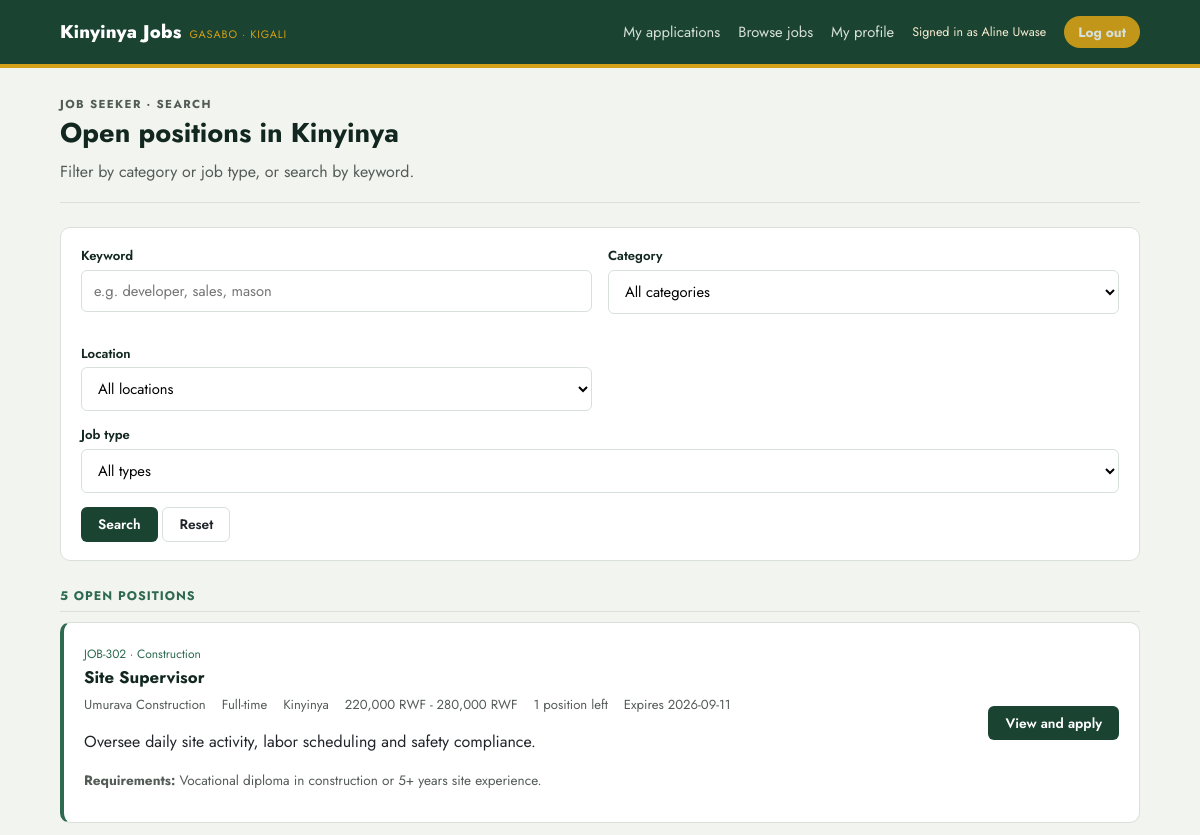
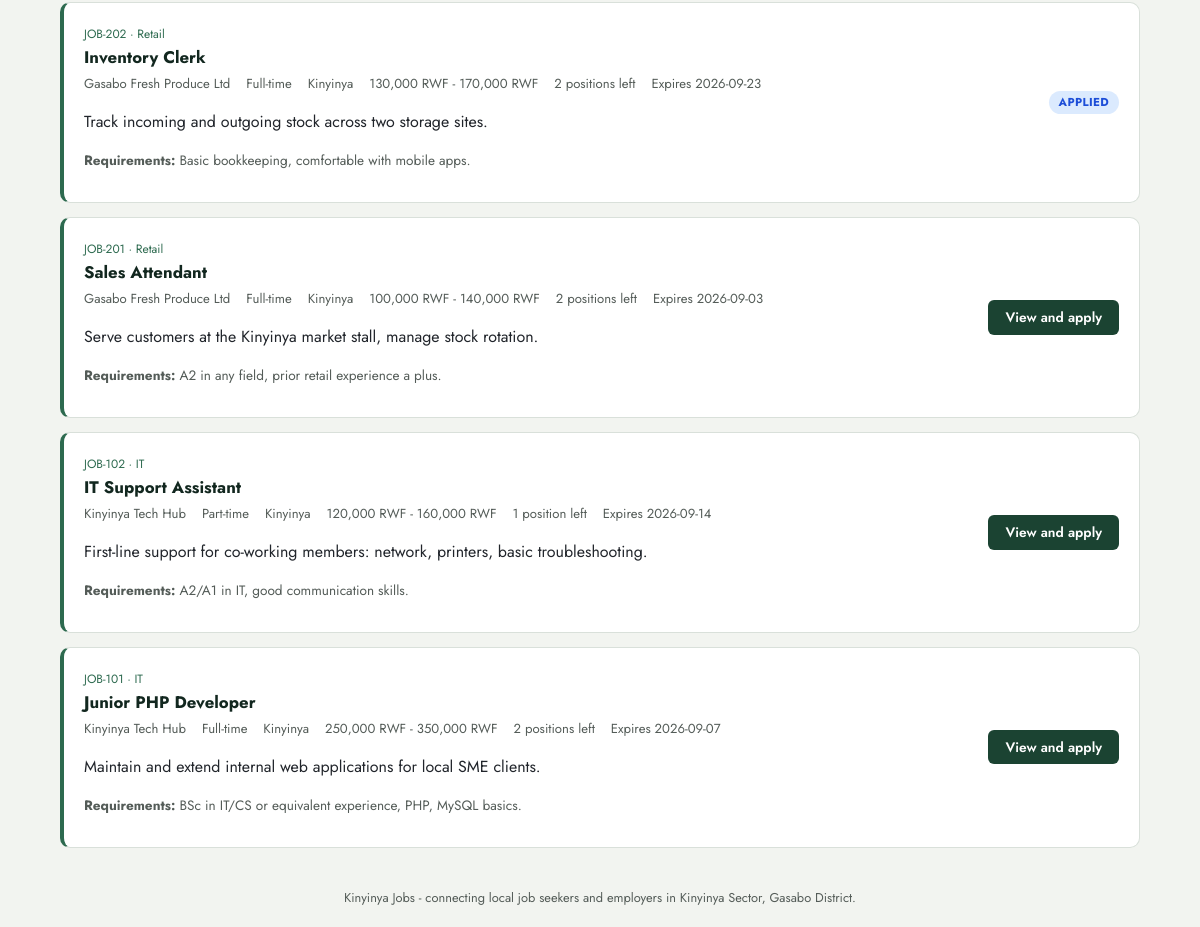
The app's page /seeker/jobs.php (signed in) with its own data (2 pictures, top to bottom).
### tables this page shows
CREATE TABLE IF NOT EXISTS seekers (
  id         INT UNSIGNED AUTO_INCREMENT PRIMARY KEY,
  user_id    INT UNSIGNED NULL UNIQUE,
  name       VARCHAR(150) NOT NULL,
  skills     VARCHAR(255) NOT NULL,
  education  VARCHAR(150) NOT NULL,
  location   VARCHAR(150) NOT NULL,
  resume_url VARCHAR(255) NULL,
  CONSTRAINT fk_seekers_user FOREIGN KEY (user_id) REFERENCES users(id) ON DELETE CASCADE
);

CREATE TABLE IF NOT EXISTS jobs (
  id            INT UNSIGNED AUTO_INCREMENT PRIMARY KEY,
  employer_id   INT UNSIGNED NOT NULL,
  title         VARCHAR(150) NOT NULL,
  type          VARCHAR(50) NOT NULL DEFAULT 'Full-time',
  category      VARCHAR(100) NOT NULL DEFAULT 'General',
  location      VARCHAR(150) NOT NULL DEFAULT 'Kinyinya',
  description   TEXT NULL,
  requirements  TEXT NULL,
  salary_min    INT UNSIGNED NOT NULL DEFAULT 0,
  salary_max    INT UNSIGNED NOT NULL DEFAULT 0,
  positions_total INT UNSIGNED NOT NULL DEFAULT 1,
  deadline      DATE NOT NULL,
  posted        DATE NOT NULL,
  active        TINYINT(1) NOT NULL DEFAULT 1,
  status        ENUM('pending','approved','rejected') NOT NULL DEFAULT 'pending',
  views         INT UNSIGNED NOT NULL DEFAULT 0,
  CONSTRAINT fk_jobs_employer FOREIGN KEY (employer_id) REFERENCES employers(id) ON DELETE CASCADE,
  INDEX idx_jobs_status (status),
  INDEX idx_jobs_deadline (deadline)
);

CREATE TABLE IF NOT EXISTS employers (
  id        INT UNSIGNED AUTO_INCREMENT PRIMARY KEY,
  user_id   INT UNSIGNED NULL UNIQUE,
  name      VARCHAR(150) NOT NULL,
  industry  VARCHAR(150) NOT NULL,
  location  VARCHAR(150) NOT NULL,
  about     TEXT NULL,
  CONSTRAINT fk_employers_user FOREIGN KEY (user_id) REFERENCES users(id) ON DELETE CASCADE
);

### includes/config.php (called while the page is built, shortened)
<?php
function kj_url(string $path = ''): string {
    $documentRoot = isset($_SERVER['DOCUMENT_ROOT']) ? realpath($_SERVER['DOCUMENT_ROOT']) : false;
    $projectRoot = realpath(dirname(__DIR__));
    $base = '';
    if ($documentRoot && $projectRoot) {
        $doc = str_replace('\\', '/', rtrim($documentRoot, '/\\'));
        $project = str_replace('\\', '/', rtrim($projectRoot, '/\\'));
        if ($project === $doc || stripos($project, $doc . '/') === 0) {
            $base = substr($project, strlen($doc));
        }
    }
    return rtrim($base, '/') . '/' . ltrim($path, '/');
}

### includes/db.php (called while the page is built)
<?php
require_once __DIR__ . '/config.php';
function kj_db(): PDO {
    static $pdo = null;
    if ($pdo === null) {
        $dsn = 'mysql:host=' . DB_HOST . ';port=' . DB_PORT . ';dbname=' . DB_NAME . ';charset=utf8mb4';
        try {
            $pdo = new PDO($dsn, DB_USER, DB_PASS, [
                PDO::ATTR_ERRMODE            => PDO::ERRMODE_EXCEPTION,
                PDO::ATTR_DEFAULT_FETCH_MODE => PDO::FETCH_ASSOC,
                PDO::ATTR_EMULATE_PREPARES   => false,
            ]);
        } catch (PDOException $e) {
            http_response_code(500);
            die(
                '<h1>Database connection failed</h1>' .
                '<p>Could not connect to MySQL database <code>' . htmlspecialchars(DB_NAME) . '</code> ' .
                'on <code>' . htmlspecialchars(DB_HOST) . ':' . htmlspecialchars(DB_PORT) . '</code>.</p>' .
                '<p>Confirm MySQL is running, then use the one-time setup page to configure and import the database.</p>' .
                '<p><a href="' . htmlspecialchars(kj_url('setup.php')) . '">Open database setup</a></p>'
            );
        }
    }
    return $pdo;
}
function kj_index_by_id(array $rows): array {
    $out = [];
    foreach ($rows as $row) { $out[$row['id']] = $row; }
    return $out;
}

### includes/data.php (called while the page is built, shortened)
<?php
require_once __DIR__ . '/db.php';
function kj_job_select_sql(): string {
    return "SELECT j.*, (SELECT COUNT(*) FROM applications a WHERE a.job_id = j.id AND a.status = 'hired') AS positions_filled FROM jobs j";
}
function kj_jobs(): array {
    $rows = kj_db()->query(kj_job_select_sql() . ' ORDER BY j.posted DESC, j.id DESC')->fetchAll();
    return kj_index_by_id($rows);
}
function kj_job_is_expired($job): bool {
    return strtotime($job['deadline']) <= strtotime('today');
}
function kj_job_positions_remaining(array $job): int {
    $total = max(1, (int) ($job['positions_total'] ?? 1));
    if (array_key_exists('positions_filled', $job)) {
        $filled = max(0, (int) $job['positions_filled']);
    } elseif (!empty($job['id'])) {
        $stmt = kj_db()->prepare("SELECT COUNT(*) FROM applications WHERE job_id = ? AND status = 'hired'");
        $stmt->execute([(int) ($job['id'] ?? 0)]);
        $filled = (int) $stmt->fetchColumn();
    } else {
        $filled = 0;
    }
    return max(0, $total - $filled);
}
function kj_job_is_filled(array $job): bool {
    return kj_job_positions_remaining($job) === 0;
}
function kj_job_is_visible($job): bool {
    return (bool) $job['active'] && $job['status'] === 'approved' && !kj_job_is_expired($job) && !kj_job_is_filled($job);
}
function kj_employer($id) {
    $stmt = kj_db()->prepare('SELECT * FROM employers WHERE id = ?');
    $stmt->execute([(int) $id]);
    return $stmt->fetch() ?: null;
}
function kj_seeker($id) {
    $stmt = kj_db()->prepare('SELECT * FROM seekers WHERE id = ?');
    $stmt->execute([(int) $id]);
    return $stmt->fetch() ?: null;
}
function kj_has_applied($seeker_id, $job_id): bool {
    $stmt = kj_db()->prepare('SELECT 1 FROM applications WHERE seeker_id = ? AND job_id = ? LIMIT 1');
    $stmt->execute([(int) $seeker_id, (int) $job_id]);
    return (bool) $stmt->fetchColumn();
}
function kj_current_user() {
    if ($_SESSION['role'] === 'seeker')   return kj_seeker($_SESSION['user_id']);
    return null;
}
function kj_money($amount) {
    return number_format((float) $amount, 0) . ' RWF';
}
function kj_salary_range(array $job): string {
    $minimum = max(0, (int) ($job['salary_min'] ?? 0));
    $maximum = max(0, (int) ($job['salary_max'] ?? 0));
    return kj_money($minimum) . ' - ' . kj_money($maximum);
}

### seeker/jobs.php (the view, shortened to what this page needs)
<?php
require_once __DIR__ . '/../includes/data.php';
$seeker = kj_current_user();
$q = trim($_GET['q'] ?? '');
$cat = $_GET['category'] ?? '';
$type = $_GET['type'] ?? '';
$location = trim($_GET['location'] ?? '');
$jobs = array_filter(kj_jobs(), function ($j) use ($q, $cat, $type, $location) {
    if (!kj_job_is_visible($j)) return false;
    if ($q && stripos($j['title'] . ' ' . $j['description'] . ' ' . $j['requirements'] . ' ' . $j['location'], $q) === false) return false;
    if ($cat && $j['category'] !== $cat) return false;
    if ($type && $j['type'] !== $type) return false;
    if ($location && stripos($j['location'], $location) === false) return false;
    return true;
});
usort($jobs, fn($a, $b) => strcmp($b['posted'], $a['posted']));
$visibleJobs = array_filter(kj_jobs(), 'kj_job_is_visible');
require __DIR__ . '/../includes/header.php';
?>
<section class="pagehead">
  <p class="eyebrow">Job seeker · Search</p>
  <h1>Open positions in Kinyinya</h1>
  <p>Filter by category or job type, or search by keyword.</p>
</section>
<form method="get" class="card">
  <div class="grid-2">
    <div class="field">
      <label>Keyword</label>
      <input type="text" name="q" value="<?= htmlspecialchars($q) ?>" placeholder="e.g. developer, sales, mason">
    </div>
    <div class="field">
      <label>Category</label>
      <select name="category">
        <option value="">All categories</option>
      </select>
    </div>
    <div class="field">
      <label>Location</label>
      <select name="location"><option value="">All locations</option></select>
    </div>
  </div>
  <div class="field">
    <label>Job type</label>
    <select name="type">
      <option value="">All types</option>
    </select>
  </div>
  <button class="btn btn-primary" type="submit">Search</button>
  <a class="btn btn-ghost" href="jobs.php">Reset</a>
</form>
<h2 class="section-title"><?= count($jobs) ?> open position<?= count($jobs) === 1 ? '' : 's' ?></h2>
<?php foreach ($jobs as $job): $emp = kj_employer($job['employer_id']); $applied = kj_has_applied($seeker['id'], $job['id']); ?>
  <div class="card job-card">
    <div class="info">
      <span class="code">JOB-<?= $job['id'] ?> · <?= htmlspecialchars($job['category']) ?></span>
      <h3><?= htmlspecialchars($job['title']) ?></h3>
      <div class="meta">
        <span><?= htmlspecialchars($emp['name']) ?></span>
        <span><?= htmlspecialchars($job['type']) ?></span>
        <span><?= htmlspecialchars($job['location']) ?></span>
        <span><?= htmlspecialchars(kj_salary_range($job)) ?></span>
        <span><?= kj_job_positions_remaining($job) ?> position<?= kj_job_positions_remaining($job) === 1 ? '' : 's' ?> left</span>
        <span>Expires <?= htmlspecialchars($job['deadline']) ?></span>
      </div>
      <p><?= htmlspecialchars($job['description']) ?></p>
      <p style="color:var(--ink-soft); font-size:0.85rem;"><strong>Requirements:</strong> <?= htmlspecialchars($job['requirements']) ?></p>
    </div>
    <div class="actions">
      <?php if ($applied): ?>
        <span class="badge shortlisted">Applied</span>
      <?php else: ?>
        <a class="btn btn-primary" href="job.php?id=<?= $job['id'] ?>">View and apply</a>
      <?php endif; ?>
    </div>
  </div>
<?php endforeach; ?>
<?php require __DIR__ . '/../includes/footer.php'; ?>

### includes/header.php (shortened to what this page needs)
<?php
$role = $_SESSION['role'] ?? null;
$user = kj_current_user();
function kj_base($path) {
    return kj_url($path);
}
?>
<!doctype html>
<html lang="en">
<head>
<link rel="stylesheet" href="<?= kj_base('assets/style.css') ?>">
</head>
<body>
<header class="topbar">
  <div class="wrap">
    <a class="brand" href="<?= kj_base('index.php') ?>">Kinyinya Jobs <small>Gasabo · Kigali</small></a>
    <nav class="topnav">
      <?php if ($role === 'seeker'): ?>
        <a href="<?= kj_base('seeker/dashboard.php') ?>">My applications</a>
        <a href="<?= kj_base('seeker/jobs.php') ?>">Browse jobs</a>
        <a href="<?= kj_base('seeker/profile.php') ?>">My profile</a>
        <span class="who">Signed in as <?= htmlspecialchars($user['name']) ?></span>
        <a class="pill" href="<?= kj_base('logout.php') ?>">Log out</a>
      <?php elseif ($role === 'admin'): ?>
        <a href="<?= kj_base('admin/dashboard.php') ?>">Overview</a>
        <span class="who">Platform Admin</span>
        <a class="pill" href="<?= kj_base('logout.php') ?>">Log out</a>
      <?php else: ?>
        <a href="<?= kj_base('index.php') ?>#login">Log in</a>
        <a class="pill" href="<?= kj_base('register.php') ?>">Create account</a>
      <?php endif; ?>
    </nav>
  </div>
</header>
<main class="wrap">

### assets/style.css (style rules this page uses)
:root { --green-900: #12271f; --green-700: #1b4332; --green-500: #2d6a4f; --green-100: #e3ede7; --ochre-600: #b8860b; --ochre-400: #d4a017; --ochre-100: #f7ecd0; --brick-600: #a13d2d; --brick-100: #f4e0da; --ink: #21252b; --ink-soft: #545c58; --paper: #f2f4f0; --card: #ffffff; --line: #d9e0da; --radius: 10px; --font-display: "Jost", sans-serif; --font-body: "Jost", sans-serif; --font-mono: "Jost", sans-serif; }
* { box-sizing: border-box; }
body { margin: 0; overflow-x: hidden; background: var(--paper); color: var(--ink); font-family: var(--font-body); line-height: 1.5; }
button, input, select, textarea, code, pre { font-family: var(--font-body); }
a { color: inherit; }
.wrap { max-width: 1120px; margin: 0 auto; padding: 0 20px; }
.topbar { background: var(--green-700); color: #fff; border-bottom: 4px solid var(--ochre-400); }
.topbar .wrap { display: flex; align-items: center; justify-content: space-between; min-height: 64px; flex-wrap: wrap; gap: 10px; }
.brand { display: flex; align-items: baseline; gap: 8px; font-family: var(--font-display); font-weight: 800; font-size: 1.15rem; letter-spacing: 0.01em; text-decoration: none; color: #fff; }
.brand small { font-family: var(--font-mono); font-weight: 400; font-size: 0.68rem; color: var(--ochre-400); letter-spacing: 0.08em; text-transform: uppercase; }
.topnav { display: flex; align-items: center; gap: 18px; font-size: 0.92rem; }
.topnav a { text-decoration: none; color: #eaf1ec; opacity: 0.9; }
.pill { background: var(--ochre-400); color: var(--green-900); font-weight: 700; padding: 6px 14px; border-radius: 999px; font-size: 0.85rem; text-decoration: none; }
.who { font-family: var(--font-mono); font-size: 0.78rem; color: var(--ochre-100); }
.pagehead { padding: 28px 0 18px; border-bottom: 1px solid var(--line); margin-bottom: 24px; }
.eyebrow { font-family: var(--font-mono); text-transform: uppercase; letter-spacing: 0.12em; font-size: 0.72rem; color: var(--green-500); font-weight: 700; margin: 0 0 6px; }
.pagehead h1 { font-family: var(--font-display); font-size: 1.7rem; margin: 0 0 6px; color: var(--green-900); }
.pagehead p { margin: 0; color: var(--ink-soft); max-width: 60ch; }
.card { background: var(--card); border: 1px solid var(--line); border-radius: var(--radius); padding: 18px 20px; margin-bottom: 14px; }
.card h3 { margin: 0 0 4px; font-family: var(--font-display); font-size: 1.05rem; color: var(--green-900); }
.card .meta { font-size: 0.82rem; color: var(--ink-soft); margin-bottom: 8px; }
.card .meta span { margin-right: 12px; }
.job-card { border-left: 4px solid var(--green-500); display: flex; justify-content: space-between; gap: 16px; flex-wrap: wrap; }
.job-card .info { flex: 1; min-width: 240px; }
.job-card .actions { display: flex; align-items: center; gap: 10px; }
.code { font-family: var(--font-mono); font-size: 0.75rem; color: var(--green-500); }
.badge { display: inline-block; font-size: 0.72rem; font-weight: 700; padding: 3px 10px; border-radius: 999px; text-transform: uppercase; letter-spacing: 0.03em; }
.badge.shortlisted { background: #dbeafe; color: #1d4ed8; }
.btn { display: inline-block; font-family: var(--font-body); font-weight: 600; font-size: 0.86rem; padding: 8px 16px; border-radius: 6px; border: 1px solid transparent; cursor: pointer; text-decoration: none; line-height: 1.2; }
.btn-primary { background: var(--green-700); color: #fff; }
.btn-ghost { background: transparent; border-color: var(--line); color: var(--ink); }
.field { margin-bottom: 14px; }
.field label { display: block; font-size: 0.82rem; font-weight: 600; margin-bottom: 4px; color: var(--green-900); }
.field input, .field select, .field textarea { width: 100%; padding: 9px 12px; border: 1px solid var(--line); border-radius: 6px; font-family: var(--font-body); font-size: 0.92rem; background: #fff; }
.grid-2 { display: grid; grid-template-columns: 1fr 1fr; gap: 16px; }
.section-title { font-family: var(--font-mono); text-transform: uppercase; letter-spacing: 0.08em; font-size: 0.78rem; color: var(--green-500); font-weight: 700; margin: 26px 0 10px; border-bottom: 1px solid var(--line); padding-bottom: 6px; }

### records on screen
seekers: name "Aline Uwase"
jobs: id "302", category "Construction", title "Site Supervisor", employer.name "Umurava Construction", type "Full-time", location "Kinyinya", kj_salary_range($job) "220,000 RWF - 280,000 RWF", positions_total "1", deadline "2026-09-11", description "Oversee daily site activity, labor scheduling and safety compliance.", requirements "Vocational diploma in construction or 5+ years site experience."
jobs: id "202", category "Retail", title "Inventory Clerk", employer.name "Gasabo Fresh Produce Ltd", type "Full-time", location "Kinyinya", kj_salary_range($job) "130,000 RWF - 170,000 RWF", positions_total "2", deadline "2026-09-23", description "Track incoming and outgoing stock across two storage sites.", requirements "Basic bookkeeping, comfortable with mobile apps.", shows "APPLIED"
jobs: id "201", category "Retail", title "Sales Attendant", employer.name "Gasabo Fresh Produce Ltd", type "Full-time", location "Kinyinya", kj_salary_range($job) "100,000 RWF - 140,000 RWF", job "2", positions_total "s", deadline "2026-09-03", description "Serve customers at the Kinyinya market stall, manage stock rotation.", requirements "A2 in any field, prior retail experience a plus."
jobs: id "102", category "IT", title "IT Support Assistant", employer.name "Kinyinya Tech Hub", type "Part-time", location "Kinyinya", kj_salary_range($job) "120,000 RWF - 160,000 RWF", positions_total "1", deadline "2026-09-14", description "First-line support for co-working members: network, printers, basic troubleshooting.", requirements "A2/A1 in IT, good communication skills."
jobs: id "101", category "IT", title "Junior PHP Developer", employer.name "Kinyinya Tech Hub", type "Full-time", location "Kinyinya", kj_salary_range($job) "250,000 RWF - 350,000 RWF", positions_total "2", deadline "2026-09-07", description "Maintain and extend internal web applications for local SME clients.", requirements "BSc in IT/CS or equivalent experience, PHP, MySQL basics."

### other values on screen
count($jobs) "5"
